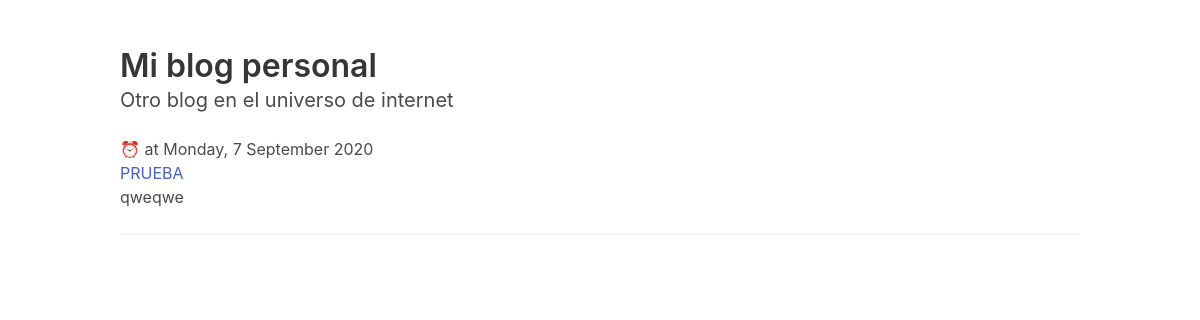
Before: / with the older database file.
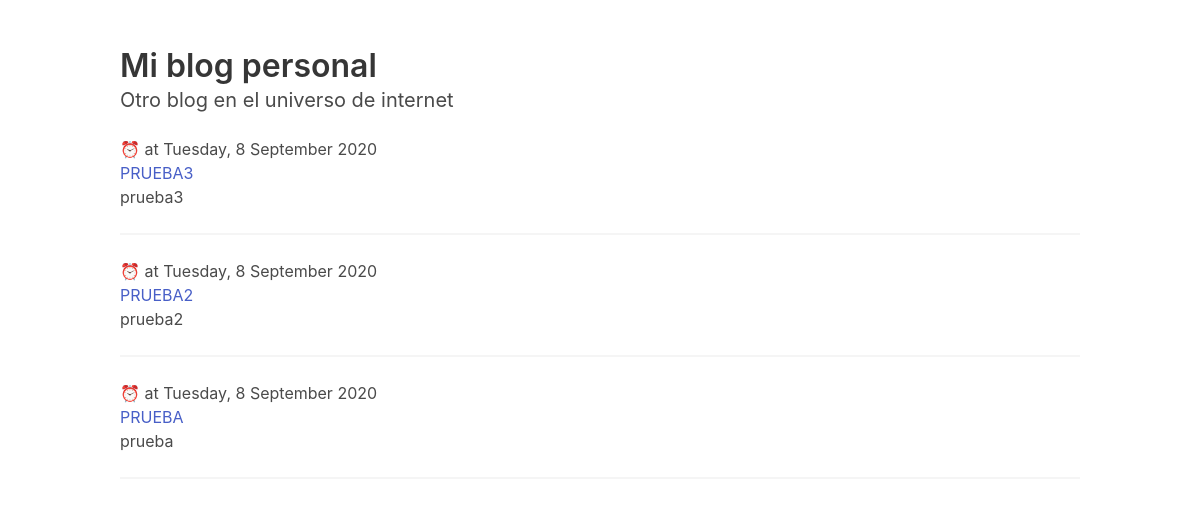
After: the same page with the newer database file.
### blog/models.py (models this page shows, shortened)
class Post(models.Model):
  auhor = models.ForeignKey(User, on_delete=models.CASCADE)
  title = models.CharField(max_length=200)
  slug = models.CharField(max_length=300)
  text = models.TextField()
  created_date = models.DateTimeField(default=timezone.now)
  published_date = models.DateTimeField(null=True, blank=True)

### blog/views.py (the view)
# urls.py: path('', BlogListView.as_view(), name='blog.post_list'),
class BlogListView(View):
    def get(self, request, **kwargs):
        now = timezone.now()
        posts = Post.objects.select_related(
            'auhor'
        ).filter(
            published_date__lte=now
        ).order_by('-published_date')
        return render(
            request,
            'blog/list.html',
            {'posts': posts})

### templates/blog/list.html (shortened to what this page needs)
{% extends "blog/base.html" %}
{% block content %}
			{% for post in posts %}
			<div>
				<p>⏰  {{ post.author.username }} at {{ post.published_date|date:"l, j F Y" }}</p>
				<h2><a href="{% url 'blog.post_detail' post_slug=post.slug %}">{{ post.title|upper }}</a></h2>
				<p>{{ post.text }}</p>
			</div>
            <hr />
			{% endfor %}
{% endblock %}

### templates/blog/base.html (shortened to what this page needs)
<!DOCTYPE html>
<html lang="en">
<head>
	<link rel="stylesheet" href="https://cdn.jsdelivr.net/npm/bulma@0.9.0/css/bulma.min.css">
</head>
<body>
	<section class="section">
		<div class="container">
			<h1 class="title">
			 Mi blog personal
			</h1>
			<p class="subtitle">Otro blog en el universo de internet</p>
			{% block content %}
            {% endblock %}
		</div>
	</section>
</body>
</html>

Changed rows visible on the page:
removed Post: published_date "Monday, 7 September 2020", title "PRUEBA", text "qweqwe"
added Post: published_date "Tuesday, 8 September 2020", title "PRUEBA3", text "prueba3"
added Post: published_date "Tuesday, 8 September 2020", title "PRUEBA2", text "prueba2"
added Post: published_date "Tuesday, 8 September 2020", title "PRUEBA", text "prueba"
